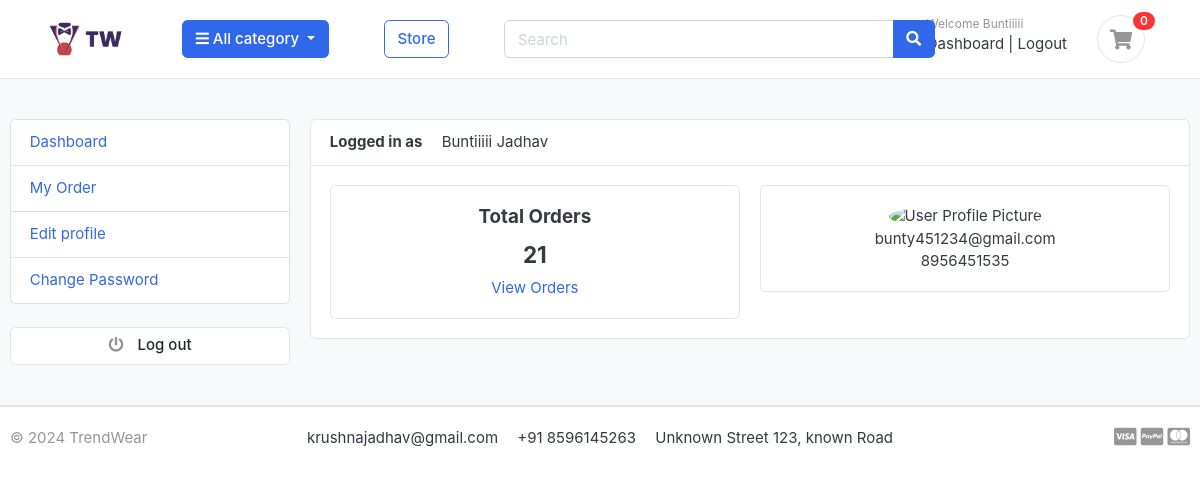
Page /accounts/dashboard/ (signed in) on the committed database.
### accounts/models.py (models this page shows, shortened)
class Account(AbstractBaseUser):
    first_name   = models.CharField(max_length=50)
    last_name    = models.CharField(max_length=50)
    username     = models.CharField(max_length=50,unique=True)
    email        = models.EmailField(max_length=100,unique=True)
    phone_number = models.CharField(max_length=50)
    date_joined   = models.DateTimeField(auto_now_add=True)
    last_login    = models.DateTimeField(auto_now_add=True)
    is_admin      = models.BooleanField(default=False)
    is_staff      = models.BooleanField(default=False)
    is_active     = models.BooleanField(default=False)
    is_superadmin = models.BooleanField(default=False)
    USERNAME_FIELD = 'email'
    REQUIRED_FIELDS =['username','first_name','last_name']
    objects=MyAccountManager()
    def full_name(self):
        return f'{self.first_name} {self.last_name}'

### accounts/views.py (the view)
# urls.py: path('dashboard/',v.dashboard,name='dashboard'),
@login_required(login_url='login')
def dashboard(request):
    orders= Order.objects.order_by('-created_at').filter(user_id=request.user.id, is_ordered=True)
    orders_count=orders.count()
    context={
        'orders_count':orders_count,
    }
    return render(request,'accounts/dashboard.html',context)

### EK_app/context_processors.py (called while the page is built)
def menu_links(request):
    links = Category.objects.all()
    return dict(links=links)

### EK_app/models.py (called while the page is built)
    def get_url(self):
        return reverse('products_by_category',args=[self.slug])

### cart/context_processors.py (called while the page is built)
def counter(request):
    cart_count=0
    if 'admin' in request.path:
        return {}
    else:
        try:
            cart=Cart.objects.filter(cart_id=_cart_id(request))
            if request.user.is_authenticated:
                cart_items = CartItem.objects.all().filter(user=request.user)
            else:
                cart_items = CartItem.objects.all().filter(cart=cart[:1])
            for cart_item in cart_items:
                cart_count  += cart_item.quantity
        except Cart.DoesNotExist:
            cart_count=0
    return dict(cart_count=cart_count)

### cart/views.py (called while the page is built)
def _cart_id(request):
    cart=request.session.session_key
    if not cart:
        cart=request.session.create()
    return cart

### EK_app/templates/accounts/dashboard.html (shortened to what this page needs)
{% extends "base.html" %}
{% block content %}
<section class="section-conten padding-y bg">
    <div class="container">
        <div class="row">
       {% include "includes/dashboard_sidebar.html" %}
        <main class="col-md-9">
            <article class="card">
            <header class="card-header">
                <strong class="d-inline-block mr-3">Logged in as </strong>
                <span>{{ user.full_name }}</span>
            </header>
            <div class="card-body">
                <div class="row">
                    <div class="col-md-6">
                        <div class="card" style="text-align:center;">
                            <div class="card-body">
                                <h5 class="card-title">Total Orders</h5>
                                <h4>{{orders_count}}</h4>
                                <a href="">View Orders</a>
                            </div>
                        </div>
                    </div>
                    <div class="col-md-6">
                        <div class="card" style="text-align:center;">
                            <div class="card-body">
                               <img src="https://www.w3schools.com/howto/img_avatar.png" alt="User Profile Picture" width="50" height="50" style="border-radius:50%;">
                               <p class="mb-0">{{user.email}}</p>
                               <p>{{user.phone_number}}</p>
                            </div>
                        </div>
                    </div>
                </div>
            </div>
            </article>
        </main>
    </div>
    </div>
    </section>
{% endblock content %}

### EK_app/templates/includes/navbar.html (shortened to what this page needs)
{% load static %}
<header class="section-header">
    <section class="header-main border-bottom">
        <div class="container-fluid">
    <div class="row align-items-center">
        <div class="">
            <a href="/" class="brand-wrap">
                <img class="logo ml-5 mr-5"  src="{% static "./images/logo1.png" %}" >
            </a>
        </div>
        <div class="col-lg col-sm col-md col-6 flex-grow-0">
            <div class="category-wrap dropdown d-inline-block float-right">
                <button type="button" class="btn btn-primary dropdown-toggle" data-toggle="dropdown">
                    <i class="fa fa-bars"></i> All category
                </button>
            </div>
        </div>
        <a href="{% url "storev" %}" class="btn btn-outline-primary ml-5">Store</a>
        <div class="col-lg  col-md-6 col-sm-12 col">
            <form action="{% url "search" %}" class="search" method='GET'>
                <div class="input-group w-70 ml-5 ">
                    <input type="text" class="form-control" style="width:60%;" placeholder="Search" name="keyword">
                    <div class="input-group-append">
                      <button class="btn btn-primary " type="submit">
                        <i class="fa fa-search"></i>
                      </button>
                    </div>
                </div>
            </form>
        </div>
        <div class="col-lg-3 col-sm-6 col-8 order-2 order-lg-3">
                    <div class="d-flex justify-content-end mb-3 mb-lg-0">
                        {% if user.id is None %}
                        <div class="widget-header mr-4">
                            <small class="title text-muted">Welcome guest!</small>
                            <div>
                                <a href="{% url 'login' %}">Sign in</a> <span class="dark-transp"> | </span>
                                <a href="{% url 'register' %}"> Register</a>
                            </div>
                        </div>
                        {% else %}
                        <div class="widget-header">
                            <small class="title text-muted">Welcome {{user.first_name}}</small>
                            <div>
                                <a href="{% url "dashboard" %}">Dashboard</a> <span class="dark-transp"> | </span>
                                <a href="{% url 'logout' %}">Logout</a>
                            </div>
                        </div>
                        {% endif %}
                        <a href="{% url "cart" %}" class="widget-header pl-3 ml-3">
                            <div class="icon icon-sm rounded-circle border mr-5"><i class="fa fa-shopping-cart"></i></div>
                            <span class="badge badge-pill badge-danger notify mr-5">{{ cart_count }}</span>
                        </a>
                    </div>
                </div>
    </div>
        </div>
    </section>
    </header>

### EK_app/static/css/style.css (style rules this page uses)
* { padding: 0; margin: 0; }

### EK_app/static/css/ui.css (style rules this page uses)
html { font-family: "Inter", sans-serif; font-size: 15px; }
.icon-xs, .icon-sm, .icon-md, .icon-lg { display: inline-block; text-align: center; flex-shrink: 0; flex-grow: 0; }
.icon-sm { width: 48px; height: 48px; line-height: 48px !important; font-size: 20px; }
.padding-y { padding-top: 40px; padding-bottom: 40px; }
article:after, .form-group:after { display: block; clear: both; content: ""; }
.bg { background-color: #f8f9fa; }
p:last-child { margin-bottom: 0; }
.header-main { position: relative; padding-top: 1rem; padding-bottom: 1rem; }
.brand-wrap .logo, .navbar-brand .logo { margin-right: 7px; max-height: 42px; display: inline-block; }
.widget-header { display: inline-block; vertical-align: middle; position: relative; }
.widget-header a { color: #343a40; }
.widget-header i { color: #969696; }
.widget-header .title { display: block; }
.widget-header .notify { position: absolute; top: -3px; right: -10px; }
.notify { position: absolute; top: -4px; right: -10px; display: inline-block; padding: 0.25em 0.6em; font-size: 12px; line-height: 1; text-align: center; border-radius: 3rem; color: #fff; background-color: #fa3434; }

### rows in the picture
Account: first_name "Buntiiiii", full_name "Buntiiiii Jadhav", email "bunty451234@gmail.com", phone_number "8956451535"

### other values in the picture
{{ cart_count }} "0"
{{ orders_count }} "21"
